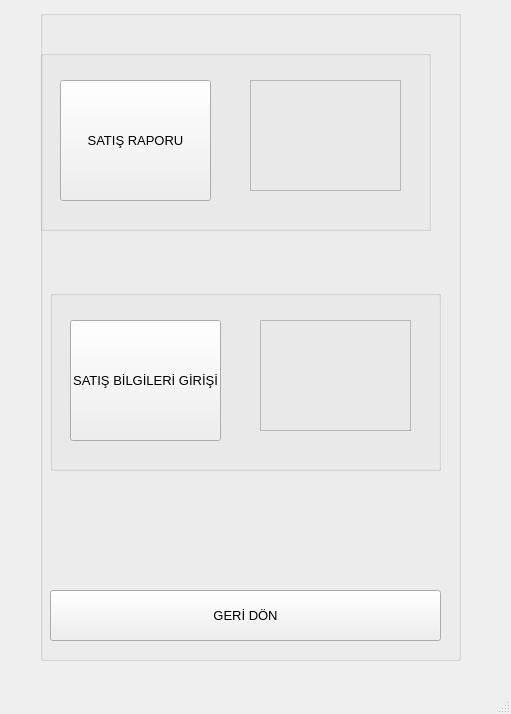
<?xml version="1.0" encoding="UTF-8"?>
<ui version="4.0">
 <class>SalesInformationSelectionPageCls</class>
 <widget class="QMainWindow" name="SalesInformationSelectionPageCls">
  <property name="geometry">
   <rect>
    <x>0</x>
    <y>0</y>
    <width>511</width>
    <height>714</height>
   </rect>
  </property>
  <property name="windowTitle">
   <string>MainWindow</string>
  </property>
  <property name="styleSheet">
   <string notr="true"/>
  </property>
  <widget class="QWidget" name="centralwidget">
   <widget class="QGroupBox" name="groupBox">
    <property name="geometry">
     <rect>
      <x>40</x>
      <y>10</y>
      <width>421</width>
      <height>651</height>
     </rect>
    </property>
    <property name="font">
     <font>
      <pointsize>10</pointsize>
     </font>
    </property>
    <property name="title">
     <string/>
    </property>
    <widget class="QGroupBox" name="groupBox_4">
     <property name="geometry">
      <rect>
       <x>0</x>
       <y>40</y>
       <width>391</width>
       <height>181</height>
      </rect>
     </property>
     <property name="font">
      <font>
       <pointsize>10</pointsize>
      </font>
     </property>
     <property name="title">
      <string/>
     </property>
     <widget class="QPushButton" name="pushButtonSalesReport">
      <property name="geometry">
       <rect>
        <x>20</x>
        <y>30</y>
        <width>151</width>
        <height>121</height>
       </rect>
      </property>
      <property name="font">
       <font>
        <pointsize>10</pointsize>
       </font>
      </property>
      <property name="text">
       <string>SATIŞ RAPORU</string>
      </property>
     </widget>
     <widget class="QFrame" name="frame">
      <property name="geometry">
       <rect>
        <x>210</x>
        <y>30</y>
        <width>151</width>
        <height>111</height>
       </rect>
      </property>
      <property name="font">
       <font>
        <pointsize>10</pointsize>
       </font>
      </property>
      <property name="styleSheet">
       <string notr="true">image: url(:/new/prefix1/images/report.jpg);</string>
      </property>
      <property name="frameShape">
       <enum>QFrame::StyledPanel</enum>
      </property>
      <property name="frameShadow">
       <enum>QFrame::Raised</enum>
      </property>
     </widget>
    </widget>
    <widget class="QGroupBox" name="groupBox_3">
     <property name="geometry">
      <rect>
       <x>10</x>
       <y>280</y>
       <width>391</width>
       <height>181</height>
      </rect>
     </property>
     <property name="font">
      <font>
       <pointsize>10</pointsize>
      </font>
     </property>
     <property name="title">
      <string/>
     </property>
     <widget class="QPushButton" name="pushButtonSalesEntry">
      <property name="geometry">
       <rect>
        <x>20</x>
        <y>30</y>
        <width>151</width>
        <height>121</height>
       </rect>
      </property>
      <property name="font">
       <font>
        <pointsize>10</pointsize>
       </font>
      </property>
      <property name="text">
       <string>SATIŞ BİLGİLERİ GİRİŞİ</string>
      </property>
     </widget>
     <widget class="QFrame" name="frame_3">
      <property name="geometry">
       <rect>
        <x>210</x>
        <y>30</y>
        <width>151</width>
        <height>111</height>
       </rect>
      </property>
      <property name="font">
       <font>
        <pointsize>10</pointsize>
       </font>
      </property>
      <property name="styleSheet">
       <string notr="true">image: url(:/new/prefix1/images/SalesEntryPage.png);</string>
      </property>
      <property name="frameShape">
       <enum>QFrame::StyledPanel</enum>
      </property>
      <property name="frameShadow">
       <enum>QFrame::Raised</enum>
      </property>
     </widget>
    </widget>
    <widget class="QPushButton" name="pushButtonReturn">
     <property name="geometry">
      <rect>
       <x>10</x>
       <y>580</y>
       <width>391</width>
       <height>51</height>
      </rect>
     </property>
     <property name="font">
      <font>
       <pointsize>10</pointsize>
      </font>
     </property>
     <property name="text">
      <string>GERİ DÖN</string>
     </property>
    </widget>
   </widget>
  </widget>
  <widget class="QMenuBar" name="menubar">
   <property name="geometry">
    <rect>
     <x>0</x>
     <y>0</y>
     <width>511</width>
     <height>21</height>
    </rect>
   </property>
  </widget>
  <widget class="QStatusBar" name="statusbar"/>
 </widget>
 <resources/>
 <connections/>
</ui>
